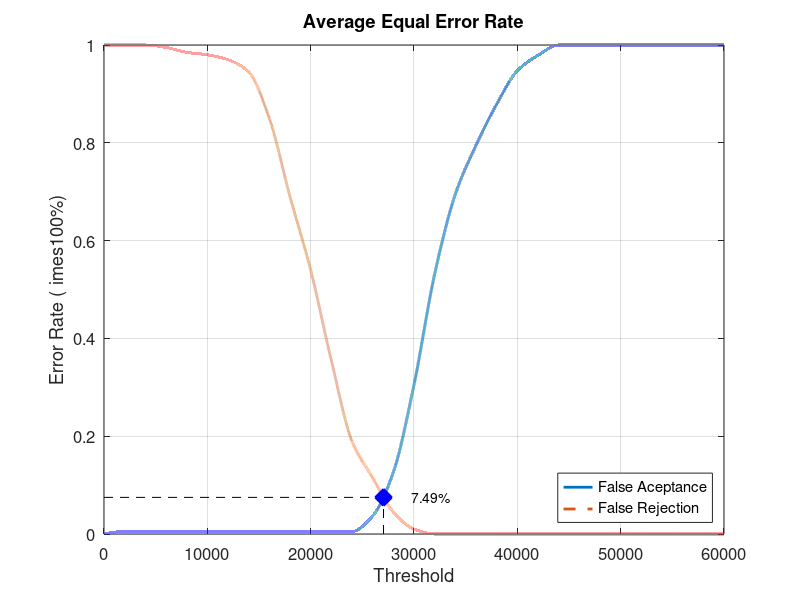
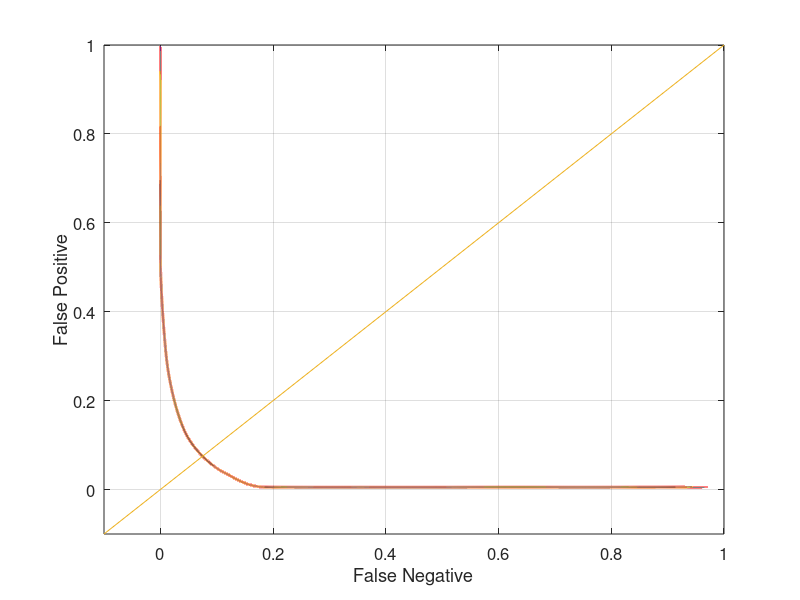

Write the MATLAB code that produced these figures, in order.
close all;
clear;
clc;
x = 0:2000:60000;
xq = 0:0.5:60000;

y0 = [0 0.00526316 0.00526316 0.00526316 0.00526316 0.00526316 0.00526316 0.00526316 0.00526316 0.00526316 0.00526316 0.00526316 0.00526316 0.0368421 0.126316 0.305263 0.531579 0.694737 0.794737 0.878947 0.947368 0.978947 1 1 1 1 1 1 1 1 1]
yy0 = interp1(x, y0, xq, 'pchip');
y1 = [1 1 1 0.995 0.985 0.98 0.97 0.945 0.85 0.69 0.54 0.355 0.19 0.115 0.045 0.01 0 0 0 0 0 0 0 0 0 0 0 0 0 0 0]
yy1 = interp1(x, y1, xq, 'pchip');

% Calculating EER: 
y2 = abs(y0 - y1);
find(y2 == min(y2))
yy2 = abs(yy0 - yy1);
xEER = find(yy2 == min(yy2));
xEERIndex = xq(xEER) % X-axis EER
yEER = yy0(xEER) % Y-axis EER

main = figure
plot(xq, yy0,'-','LineWidth', 2);	hold on
plot(xq, yy1,'--','LineWidth', 2);	hold on
plot([xEERIndex xEERIndex], [0 yEER], 'k--');	hold on
plot([0 xEERIndex], [yEER yEER], 'k--');	hold on
plot(xEERIndex, yEER, 'bx', 'LineWidth', 10);	hold on
text(xEERIndex + 10 * xEERIndex / 100, yEER, [num2str(round((10000 * yEER)) / 100) '%'])
legend('False Aceptance', 'False Rejection', 'Location', 'SouthEast')
xlabel('Threshold')
ylabel('Error Rate (	imes100%)')
title('Average Equal Error Rate')
set(gca, 'FontSize', 12)
axis([0 60000 0 1])
grid on

print(main, 'Database2_2Main', '-dpng');
FNRxFPR = figure('Color', [1 1 1]);
plot(yy1, yy0, '-', yy1, yy0, 'LineWidth', 2);
hold on
y = -0.1:0.1:1
plot(y, y); 
set(gca, 'FontSize', 12)
xlabel('False Negative')
ylabel('False Positive')
axis([-0.1 1 -0.1 1])
set(gca, 'FontSize', 12)
grid on

print(FNRxFPR, 'Database2_2FNRxFPR','-dpng');
